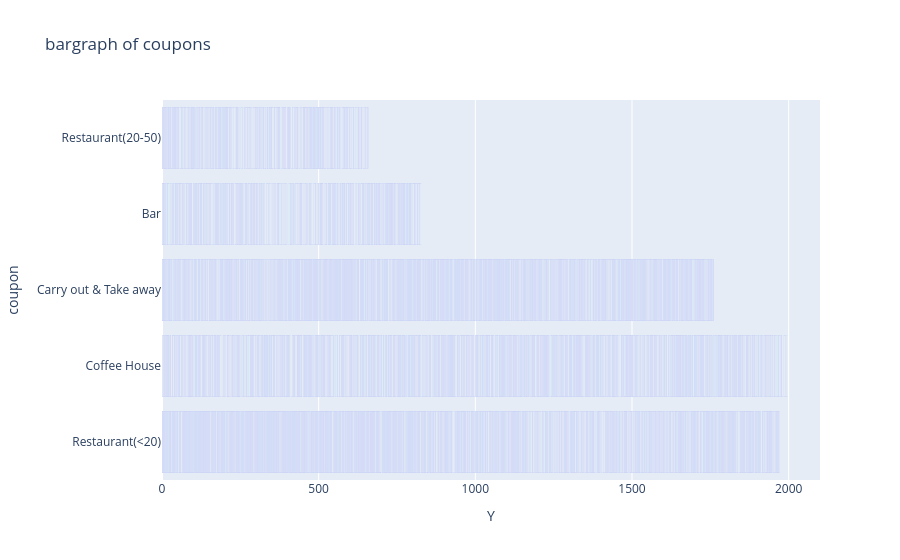

Notebook source saved alongside this figure:
### Code cell
px.bar(
    data, 
    x="Y", 
    y="coupon", 
    barmode="group",   # Places bars side-by-side (use 'stack' to stack them)
    title="bargraph of coupons"
 )

### Figure 1 — Plotly figure (JSON) as saved in the notebook; plotly's stock layout.template omitted (floating-point values rounded to 4 significant figures; data arrays with more than 128 entries replaced by an {"elided": "..."} marker saying what was removed)
{"data": [{"alignmentgroup": "True", "hovertemplate": "Y=%{x}<br>coupon=%{y}<extra></extra>", "legendgroup": "", "marker": {"color": "#636efa", "pattern": {"shape": ""}}, "name": "", "offsetgroup": "", "orientation": "h", "showlegend": false, "textposition": "auto", "type": "bar", "x": {"elided": "12684 int values"}, "xaxis": "x", "y": {"elided": "12684 str values"}, "yaxis": "y"}], "layout": {"barmode": "group", "legend": {"tracegroupgap": 0}, "title": {"text": "bargraph of coupons"}, "xaxis": {"anchor": "y", "domain": [0, 1], "title": {"text": "Y"}}, "yaxis": {"anchor": "x", "domain": [0, 1], "title": {"text": "coupon"}}}}
